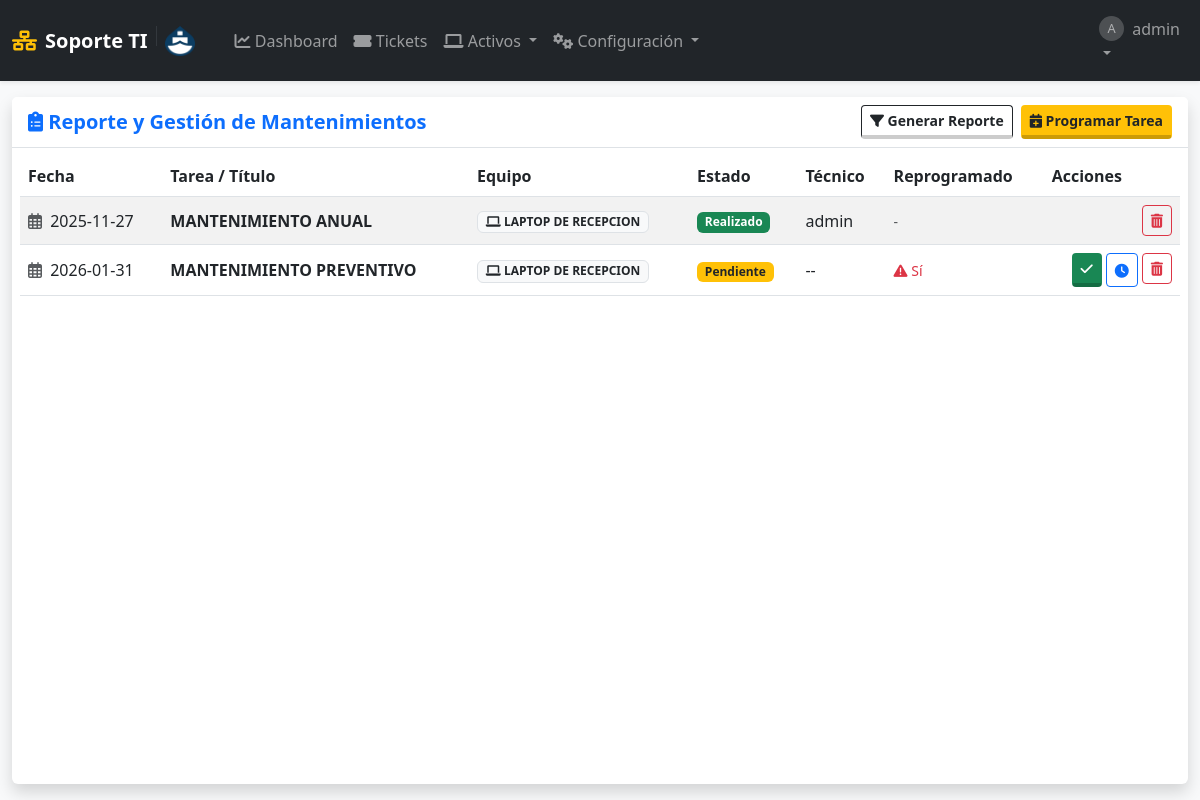
Before: /mantenimientos (signed in) with the older database file.
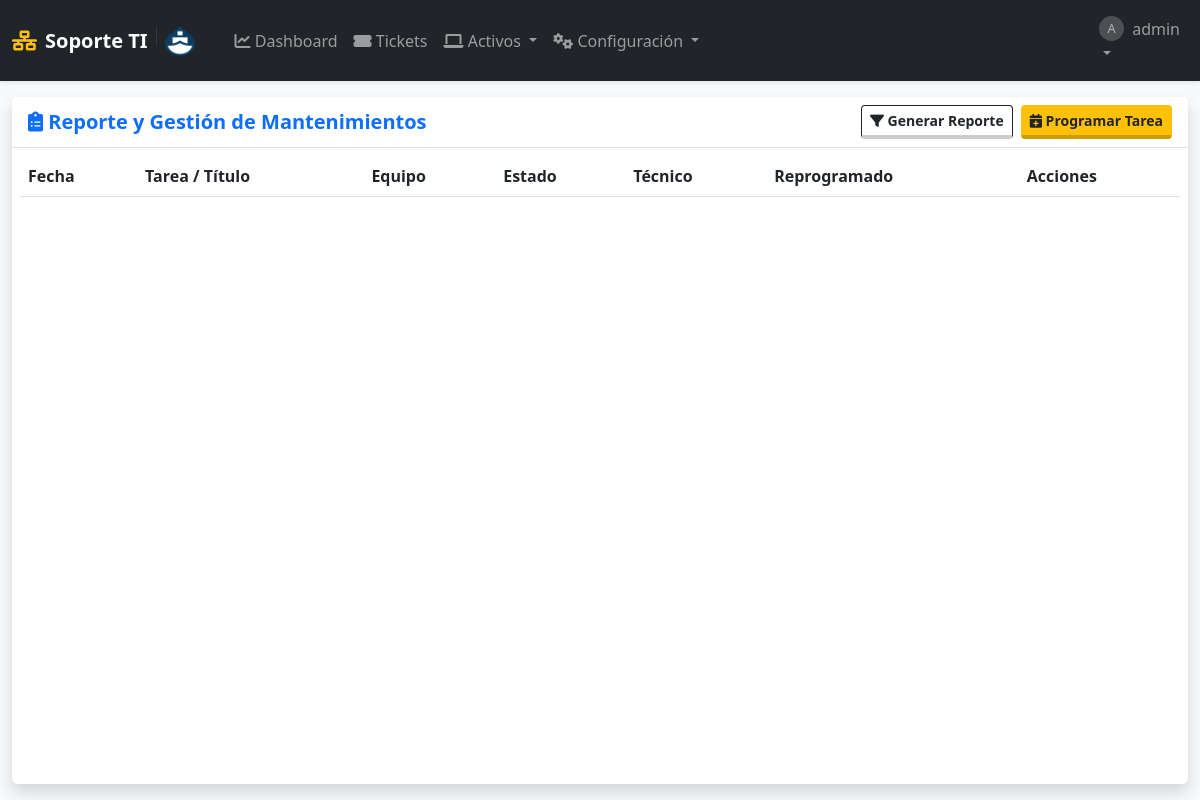
After: the same page with the newer database file.
### tables this page shows
CREATE TABLE mantenimientos (
            id INTEGER PRIMARY KEY AUTOINCREMENT,
            equipo_id INTEGER NOT NULL,
            titulo TEXT NOT NULL,
            fecha_programada DATE NOT NULL,
            estado TEXT DEFAULT 'Pendiente',
            tecnico_asignado_id INTEGER, motivo_reprogramacion TEXT,
            FOREIGN KEY (equipo_id) REFERENCES equipos (id) ON DELETE CASCADE,
            FOREIGN KEY (tecnico_asignado_id) REFERENCES usuarios (id) ON DELETE SET NULL
        );

CREATE TABLE equipos (
            id INTEGER PRIMARY KEY AUTOINCREMENT,
            nombre_equipo TEXT UNIQUE NOT NULL,
            tipo TEXT,
            marca_modelo TEXT,
            numero_serie TEXT UNIQUE,
            fecha_adquisicion DATE,
            usuario_asignado_id INTEGER,
            notas TEXT, procesador TEXT, memoria_ram TEXT, tipo_ram TEXT, disco_duro TEXT, tipo_disco TEXT, fecha_compra DATE,
            FOREIGN KEY (usuario_asignado_id) REFERENCES usuarios (id) ON DELETE SET NULL
        );

CREATE TABLE usuarios (
            id INTEGER PRIMARY KEY AUTOINCREMENT,
            username TEXT UNIQUE NOT NULL,
            email TEXT UNIQUE,
            password_hash TEXT NOT NULL,
            role TEXT NOT NULL DEFAULT 'user' CHECK(role IN ('admin', 'user', 'tecnico')),
            departamento TEXT,
            fecha_creacion TIMESTAMP DEFAULT CURRENT_TIMESTAMP
        );

### app.py (the view)
@app.route('/mantenimientos')
@login_required
def lista_mantenimientos():
    db = get_db()
    f_inicio = request.args.get('fecha_inicio')
    f_fin = request.args.get('fecha_fin')
    f_estado = request.args.get('estado')
    f_equipo = request.args.get('equipo_id')
    query = """
        SELECT m.*, e.nombre_equipo, u.username as tecnico
        FROM mantenimientos m
        JOIN equipos e ON m.equipo_id = e.id
        LEFT JOIN usuarios u ON m.tecnico_asignado_id = u.id
        WHERE 1=1
    """
    params = []
    if f_inicio and f_fin:
        query += " AND m.fecha_programada BETWEEN ? AND ?"
        params.extend([f_inicio, f_fin])
    if f_estado and f_estado != 'Todos':
        query += " AND m.estado = ?"
        params.append(f_estado)
    if f_equipo and f_equipo != 'Todos':
        query += " AND m.equipo_id = ?"
        params.append(f_equipo)
    query += " ORDER BY m.fecha_programada ASC"
    mantenimientos = db.execute(query, params).fetchall()
    equipos = db.execute("SELECT id, nombre_equipo FROM equipos ORDER BY nombre_equipo").fetchall()
    return render_template('mantenimientos.html',
                           mantenimientos=mantenimientos,
                           equipos=equipos)

### app.py (called while the page is built)
def get_db():
    if 'db' not in g:
        g.db = sqlite3.connect(app.config['DB_FILE'])
        g.db.row_factory = sqlite3.Row
        g.db.execute("PRAGMA foreign_keys = ON")
    return g.db

def login_required(f):
    @wraps(f)
    def decorated_function(*args, **kwargs):
        if 'user_id' not in session: return redirect(url_for('login'))
        return f(*args, **kwargs)
    return decorated_function

### templates/mantenimientos.html (shortened to what this page needs)
{% extends "layout.html" %}
{% block content %}
<div class="card shadow h-100 border-0">
    <div class="card-header bg-white py-2 border-bottom d-flex justify-content-between align-items-center">
        <h5 class="mb-0 text-primary fw-bold"><i class="fas fa-clipboard-list"></i> Reporte y Gestión de Mantenimientos</h5>
        <div class="d-flex gap-2">
            <button class="btn btn-outline-dark btn-sm" type="button" data-bs-toggle="collapse" data-bs-target="#panelFiltros">
                <i class="fas fa-filter"></i> Generar Reporte
            </button>
            <a href="{{ url_for('programar_mantenimiento') }}" class="btn btn-warning btn-sm text-dark">
                <i class="fas fa-calendar-plus"></i> Programar Tarea
            </a>
        </div>
    </div>
    <div class="card-body p-2">
        <table class="table table-striped table-hover tabla-enterprise w-100 align-middle">
            <thead>
                <tr>
                    <th>Fecha</th>
                    <th>Tarea / Título</th>
                    <th>Equipo</th>
                    <th>Estado</th>
                    <th>Técnico</th>
                    <th>Reprogramado</th>
                    <th>Acciones</th>
                </tr>
            </thead>
            <tbody>
                {% for mant in mantenimientos %}
                <tr>
                    <td data-order="{{ mant.fecha_programada }}">
                        <i class="far fa-calendar-alt text-muted me-1"></i>
                        {{ mant.fecha_programada }}
                    </td>
                    <td class="fw-bold">{{ mant.titulo }}</td>
                    <td>
                        <span class="badge bg-light text-dark border">
                            <i class="fas fa-laptop"></i> {{ mant.nombre_equipo }}
                        </span>
                    </td>
                    <td>
                        {% if mant.estado == 'Pendiente' %}
                            <span class="badge bg-warning text-dark">Pendiente</span>
                        {% else %}
                            <span class="badge bg-success">Realizado</span>
                        {% endif %}
                    </td>
                    <td>{{ mant.tecnico or '--' }}</td>
                    <td>
                        {% if mant.motivo_reprogramacion %}
                            <span class="text-danger small" title="{{ mant.motivo_reprogramacion }}">
                                <i class="fas fa-exclamation-triangle"></i> Sí
                            </span>
                        {% else %}
                            <span class="text-muted small">-</span>
                        {% endif %}
                    </td>
                    <td class="text-end">
                        <div class="d-flex gap-1 justify-content-end">
                            {% if mant.estado == 'Pendiente' %}
                                <form action="{{ url_for('completar_mantenimiento', mant_id=mant.id) }}" method="POST">
                                    <button class="btn btn-success btn-sm" title="Marcar Realizado">
                                        <i class="fas fa-check"></i>
                                    </button>
                                </form>
                                <button type="button" class="btn btn-outline-primary btn-sm" data-bs-toggle="modal" data-bs-target="#modalReprogramar{{ mant.id }}" title="Reprogramar">
                                    <i class="fas fa-clock"></i>
                                </button>
                            {% endif %}
                            {% if session['role'] == 'admin' %}
                                <form action="{{ url_for('eliminar_mantenimiento', mant_id=mant.id) }}" method="POST" onsubmit="return confirm('¿Borrar tarea permanentemente?');">
                                    <button class="btn btn-outline-danger btn-sm" title="Eliminar">
                                        <i class="fas fa-trash-alt"></i>
                                    </button>
                                </form>
                            {% endif %}
                        </div>
                    </td>
                </tr>
                {% endfor %}
            </tbody>
        </table>
    </div>
</div>
{% endblock %}

### templates/layout.html (shortened to what this page needs)
<!DOCTYPE html>
<html lang="es">
<head>
    <link href="https://cdn.jsdelivr.net/npm/bootstrap@5.3.0/dist/css/bootstrap.min.css" rel="stylesheet">
    <link rel="stylesheet" href="https://cdnjs.cloudflare.com/ajax/libs/font-awesome/6.0.0/css/all.min.css">
    <link rel="stylesheet" href="https://cdn.datatables.net/1.13.4/css/dataTables.bootstrap5.min.css">
    <link rel="stylesheet" href="https://cdn.datatables.net/responsive/2.4.1/css/responsive.bootstrap5.min.css">
    <link rel="stylesheet" href="https://cdn.datatables.net/buttons/2.3.6/css/buttons.bootstrap5.min.css">
    <link rel="stylesheet" href="{{ url_for('static', filename='css/style.css') }}">
</head>
<body class="bg-light sap-mode">
    <nav class="navbar navbar-expand-lg navbar-dark bg-dark shadow-sm z-index-1000">
        <div class="container-fluid">
            <a class="navbar-brand fw-bold d-flex align-items-center" href="{{ url_for('dashboard') }}">
                <i class="fas fa-network-wired me-2 text-warning"></i>
                Soporte TI
                <img src="{{ url_for('static', filename='img/logo.png') }}" alt="Logo Empresa" height="30" class="d-inline-block align-text-top">
            </a>
            <div class="collapse navbar-collapse" id="navbarNav">
                {% if session.get('user_id') %}
                <ul class="navbar-nav me-auto ms-3">
                    <li class="nav-item">
                        <a class="nav-link" href="{{ url_for('dashboard') }}"><i class="fas fa-chart-line"></i> Dashboard</a>
                    </li>
                    <li class="nav-item">
                        <a class="nav-link" href="{{ url_for('lista_soportes') }}"><i class="fas fa-ticket-alt"></i> Tickets</a>
                    </li>
                    {% if session.get('role') in ['admin', 'tecnico'] %}
                    <li class="nav-item dropdown">
                        <a class="nav-link dropdown-toggle" href="#" data-bs-toggle="dropdown">
                            <i class="fas fa-laptop"></i> Activos
                        </a>
                    </li>
                    {% endif %}
                    {% if session.get('role') == 'admin' %}
                    <li class="nav-item dropdown">
                        <a class="nav-link dropdown-toggle" href="#" data-bs-toggle="dropdown">
                            <i class="fas fa-cogs"></i> Configuración
                        </a>
                    </li>
                    {% endif %}
                </ul>
                <ul class="navbar-nav">
                    <li class="nav-item dropdown">
                        <a class="nav-link dropdown-toggle" href="#" data-bs-toggle="dropdown">
                            <div class="d-flex align-items-center">
                                <div class="avatar-circle-sm me-2">{{ session.get('username')[0].upper() }}</div>
                                {{ session.get('username') }}
                            </div>
                        </a>
                    </li>
                </ul>
                {% endif %}
            </div>
        </div>
    </nav>
    <main class="container-fluid py-3 main-container">
        {% block content %}{% endblock %}
    </main>
</body>
</html>

### static/css/style.css (style rules this page uses)
body.sap-mode { height: 100vh; display: flex; flex-direction: column; margin: 0; overflow: hidden; }
.main-container { flex: 1; overflow-y: auto; padding-bottom: 20px; width: 100%; }
.btn { transition: all 0.15s ease-in-out; border-bottom: 4px solid rgba(0,0,0,0.2) !important; font-weight: 600; }
.avatar-circle-sm { width: 25px; height: 25px; background-color: #ffffff33; border-radius: 50%; text-align: center; line-height: 25px; font-size: 0.8em; }

Changed rows visible on the page:
removed mantenimientos: fecha_programada "2025-11-27", titulo "MANTENIMIENTO ANUAL", nombre_equipo "LAPTOP DE RECEPCION", estado "Realizado", username "admin"
removed mantenimientos: fecha_programada "2026-01-31", titulo "MANTENIMIENTO PREVENTIVO", nombre_equipo "LAPTOP DE RECEPCION", estado "Pendiente", tecnico "--"
